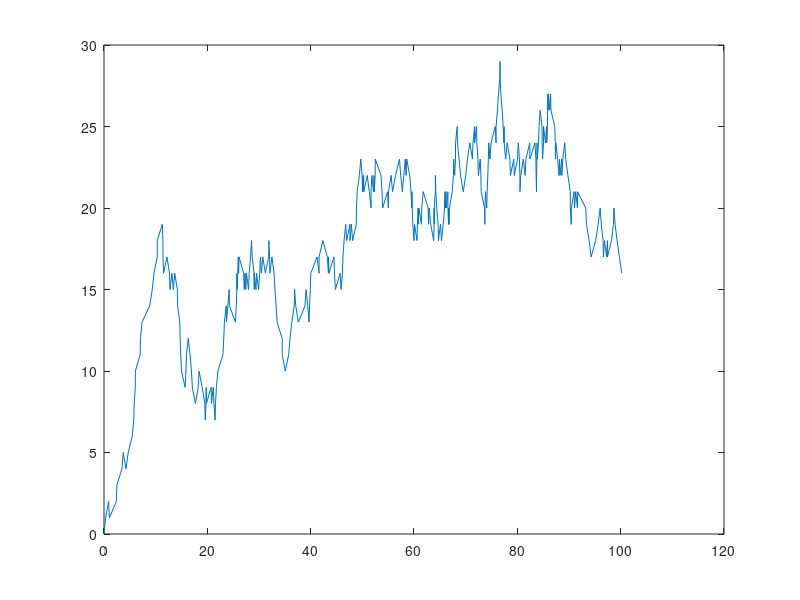

Source code (MATLAB):
close all
clear all
clc


tend = 100;

k = 2;
gamma = 0.1;


t(1) = 0;
X(1) = 0;
i = 1;


while t(end)< tend
   
    rates = zeros(1,2);
    rates(1) = k;
    rates(2) = gamma * X(i);
    
    rate_sum = sum(rates);
    
    
    r1 = rand(1);
    tau = (1/rate_sum)*log(1/r1);
    
    t(i+1) = t(i) + tau;
    
    
    r2 = rand(1);
    
    if r2*rate_sum <= rates(1)
        X(i+1) = X(i) + 1;
        
    else if r2 * rate_sum > rates(1) && r2 * rate_sum <= rates(1) + rates(2)
            X(i+1) = X(i) - 1;
        end 
    end
    
    
    
    i = i + 1;
    
    
end


plot(t,X)
